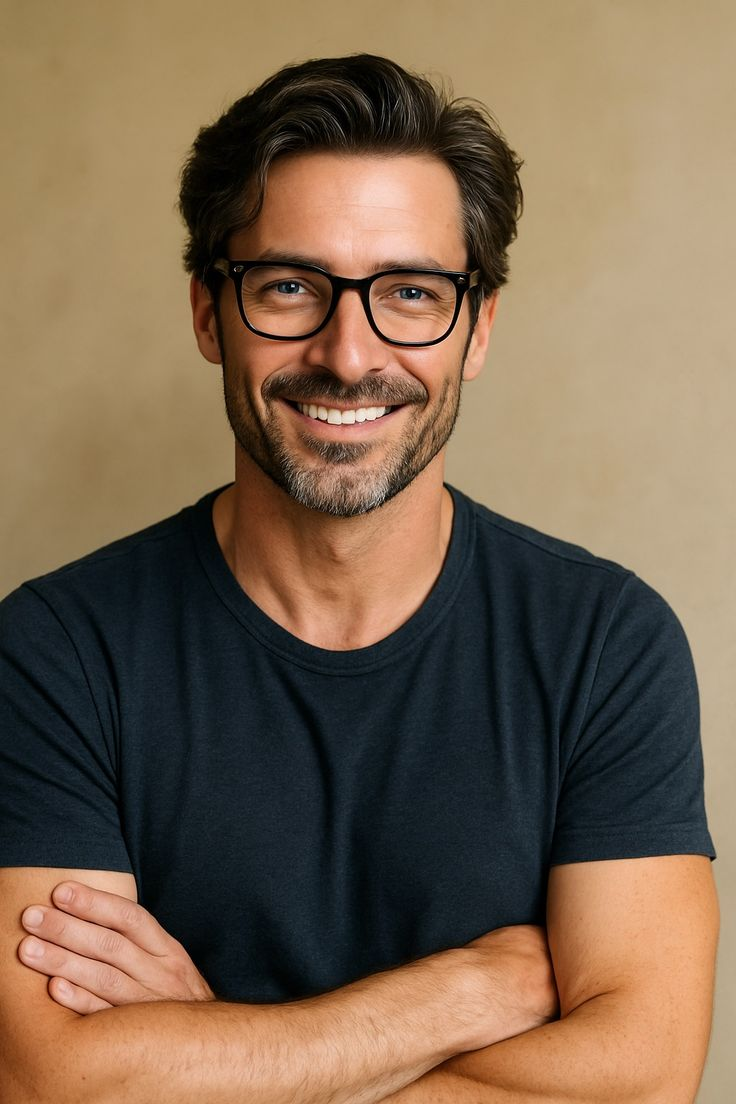
#> input picture imgs/author_daniel.jpg, 736 x 1104 px, given in place of media__1779282303525.png, which was not available
$ python composite_final.py
#> lines starting #> are read from the running program, lines starting #| are printed output that depends on the picture; after the words box and inside, x2 and y2 are one past the last pixel; in counts of white or black regions, pixels touching at a corner belong together; pictures that were not available may be replaced by others from this repository, and a replacement may not be noted
import cv2
import numpy as np

phone_path = r"C:\Users\Pichau\.gemini\antigravity\brain\e1d1136b-a305-4369-9e32-9f9d2f97ddfa\media__1779282303525.png"
screen_path = r"C:\Users\Pichau\.gemini\antigravity\brain\e1d1136b-a305-4369-9e32-9f9d2f97ddfa\media__1779282245293.png"

phone_img = cv2.imread(phone_path)
#> phone_img is the input picture: shape (1104, 736, 3); mean B, G, R 79.2, 101.5, 123.6
screen_img = cv2.imread(screen_path)
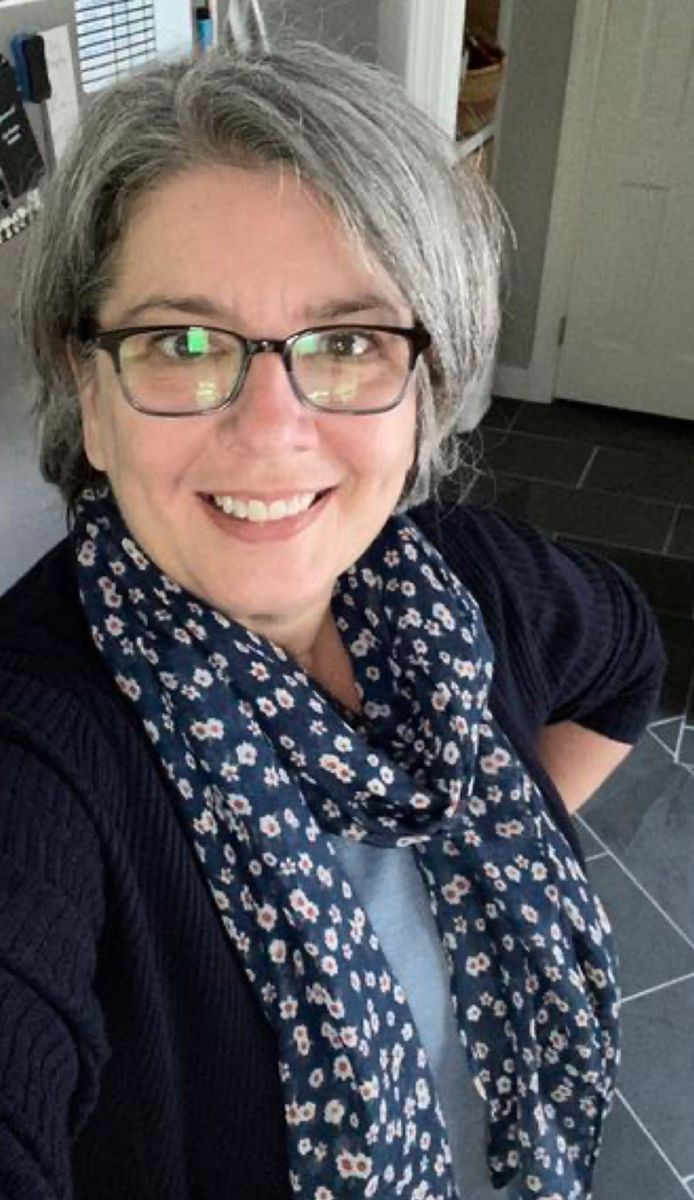
#> input picture imgs/author_emily.jpg, 694 x 1200 px, given in place of media__1779282245293.png, which was not available
#> screen_img is the input picture: shape (1200, 694, 3); mean B, G, R 90.3, 88.4, 91.9

# Points we found
pts = np.array([
    [270, 21],
    [524, 57],
    [492, 709],
    [242, 690]
], dtype="float32")

# To prevent subpixel gaps showing the checkerboard, we can slightly expand the polygon
center = np.mean(pts, axis=0)
pts = pts + (pts - center) * 0.01  # Expand by 1%

# Sort points to Top-Left, Top-Right, Bottom-Right, Bottom-Left
rect = np.zeros((4, 2), dtype="float32")
s = pts.sum(axis=1)
rect[0] = pts[np.argmin(s)]
rect[2] = pts[np.argmax(s)]
diff = np.diff(pts, axis=1)
rect[1] = pts[np.argmin(diff)]
rect[3] = pts[np.argmax(diff)]

sh, sw = screen_img.shape[:2]
#> sh = 1200; sw = 694
src_pts = np.array([
    [0, 0],
    [sw - 1, 0],
    [sw - 1, sh - 1],
    [0, sh - 1]
], dtype="float32")

M = cv2.getPerspectiveTransform(src_pts, rect)

# Warp screen
h, w = phone_img.shape[:2]
#> h = 1104; w = 736
warped = cv2.warpPerspective(screen_img, M, (w, h), flags=cv2.INTER_LINEAR)
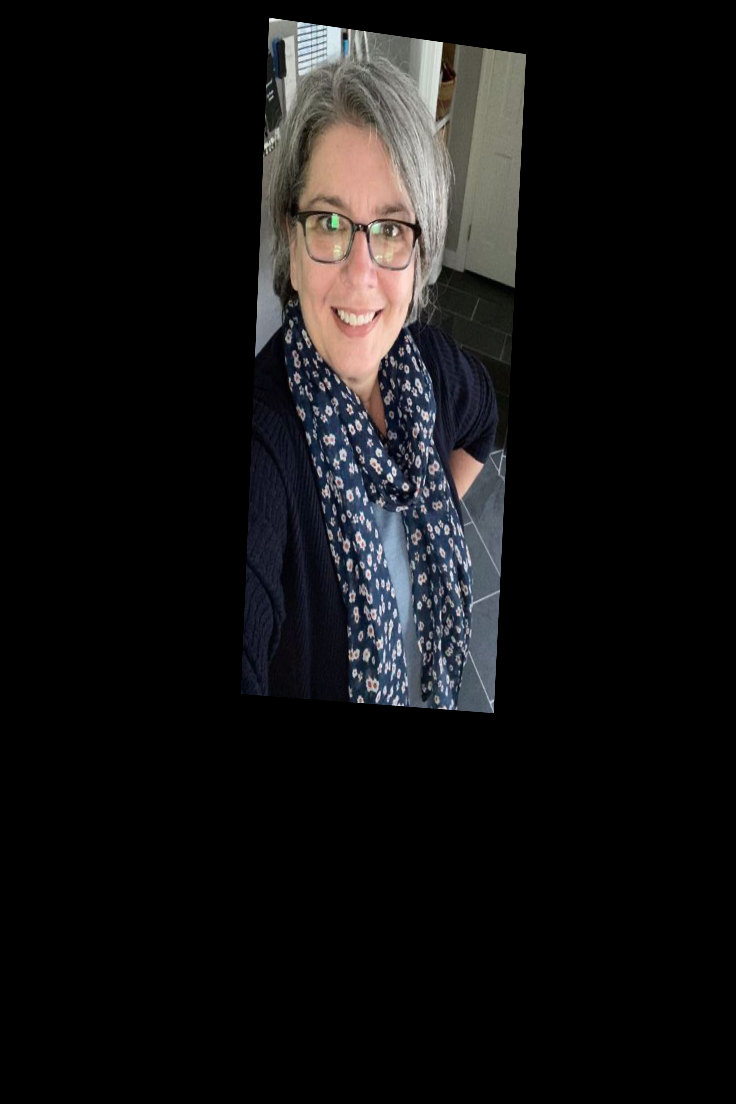
#> warped: shape (1104, 736, 3); mean B, G, R 19, 18.7, 19.4

mask = np.zeros((h, w), dtype=np.uint8)
cv2.fillConvexPoly(mask, rect.astype(int), 255)
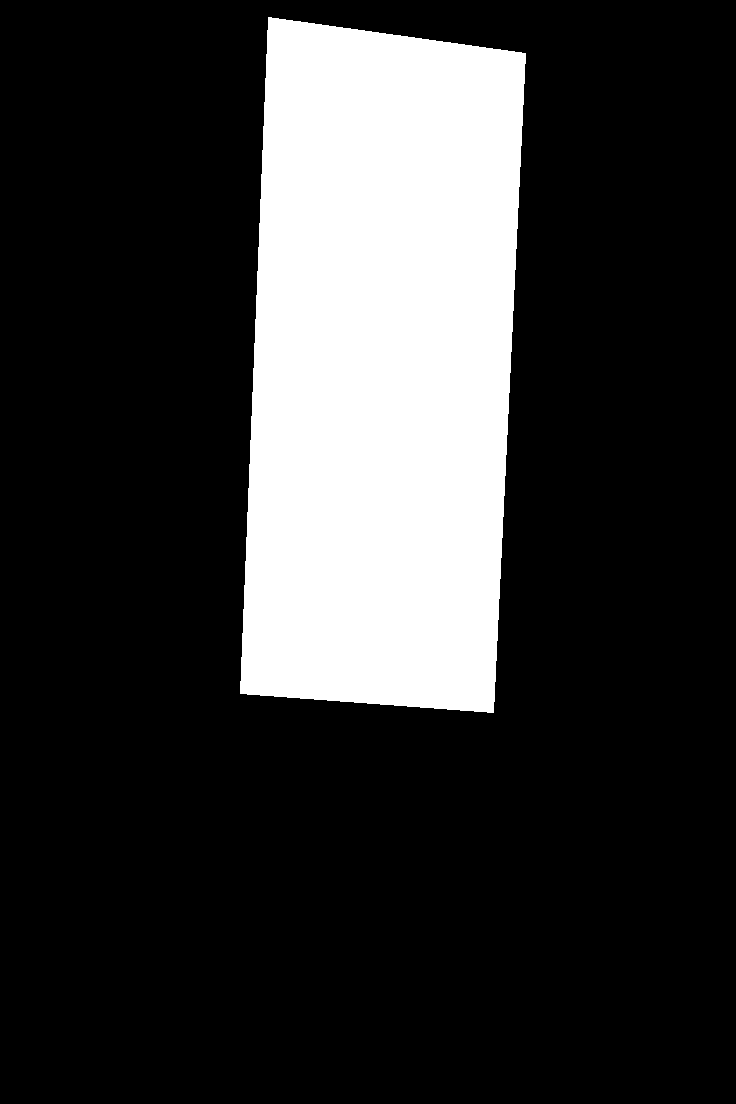
#> mask: shape (1104, 736); 21.2% white; 1 white region, box (x1, y1, x2, y2) and area: (240, 17, 526, 713) 171964

# Smooth the mask to anti-alias the edges
mask = cv2.GaussianBlur(mask, (3, 3), 0)
mask_float = mask.astype(float) / 255.0
mask_float = np.stack([mask_float]*3, axis=2)

result = phone_img.copy()
# Paste warped image over phone using mask
result = warped * mask_float + phone_img * (1 - mask_float)
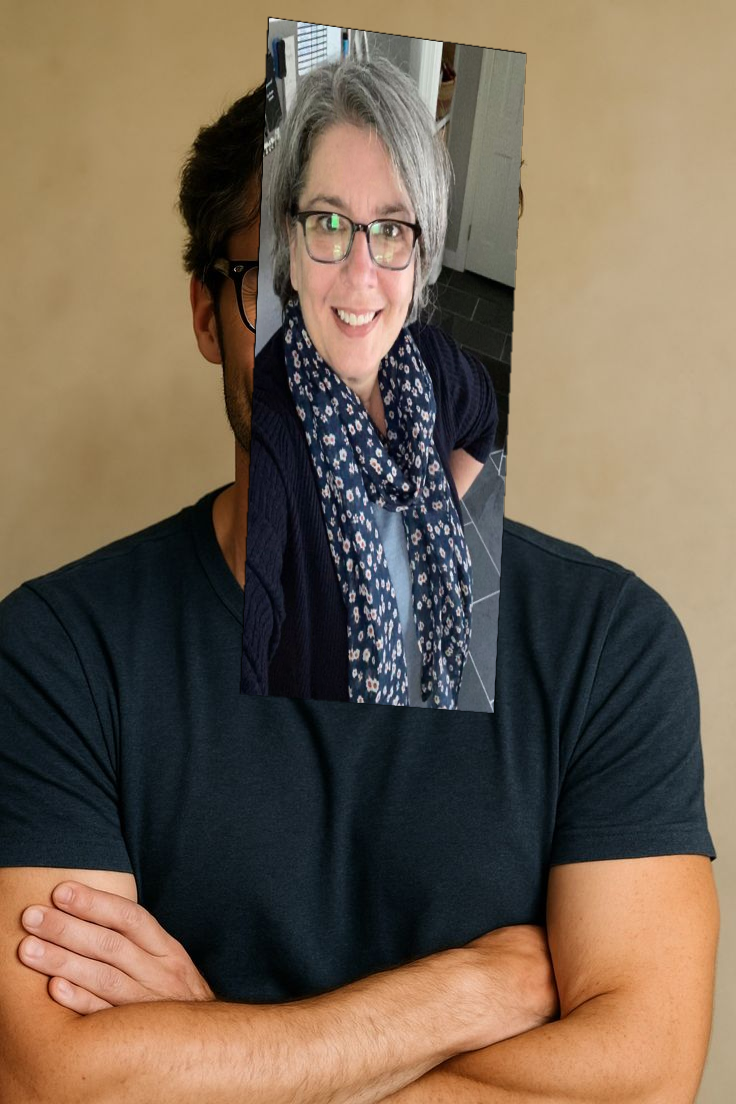
#> result: shape (1104, 736, 3) float64; mean B, G, R 82.7, 100, 116.3

out_path = r"c:\Users\Pichau\Desktop\projetos antigravity\projeto_renda_extra\montagem_resultado.jpg"
cv2.imwrite(out_path, result.astype(np.uint8))
print("Saved to montagem_resultado.jpg")
